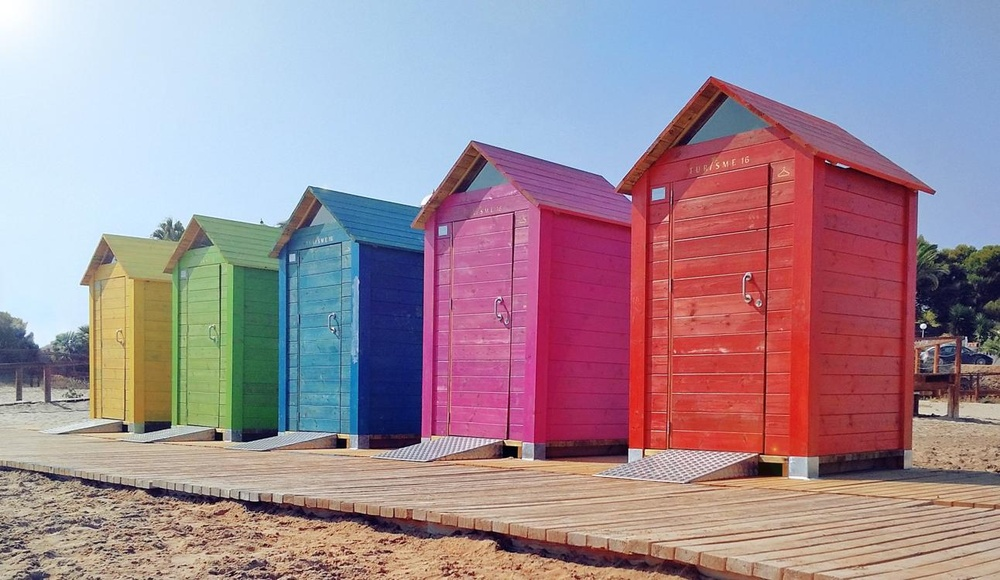
%> input picture imgs/image_01.jpg, 1000 x 580 px, shrunk from 1292 x 750 before the run
$ octave --eval "result = getGradient(imread('imgs/image_01.jpg'));"   (GNU Octave 9; MATLAB toolbox functions it lacks are replaced by stand-ins)
%> lines starting %> are read from the running program, lines starting %| are printed output that depends on the picture
function G = getGradient( img )
%get Gradient function: return the gradient of the given image
%Usage:
%   G=getgradient(img);
%Input:
%   -img: input image (colored or grayscale)
%   -mask: markup mask
%Output:
%   -G: gradient of the given image
%Author: Mahmoud Afifi - York University


if size(img,3)>1
    img=rgb2gray(img);
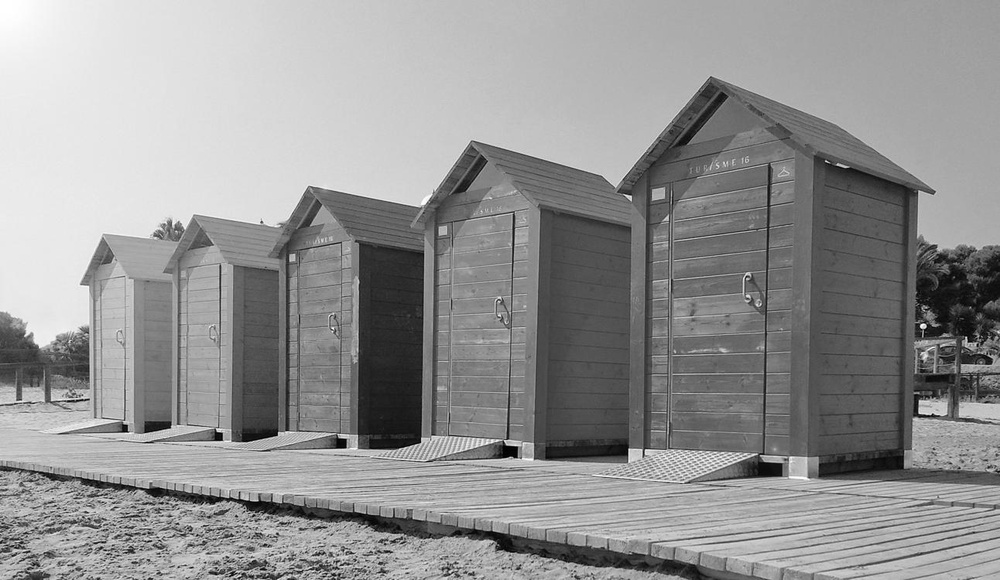
%> img: size 580x1000 uint8; min 1, max 255, mean 147.3
end
img=double(img)/255; %normalize
%> img: size 580x1000 double
%create the gradient mask for the first derivative
kernel_x=[-1 1];
kernel_y=[-1;1];
g_x=conv2(img,kernel_x, 'same');
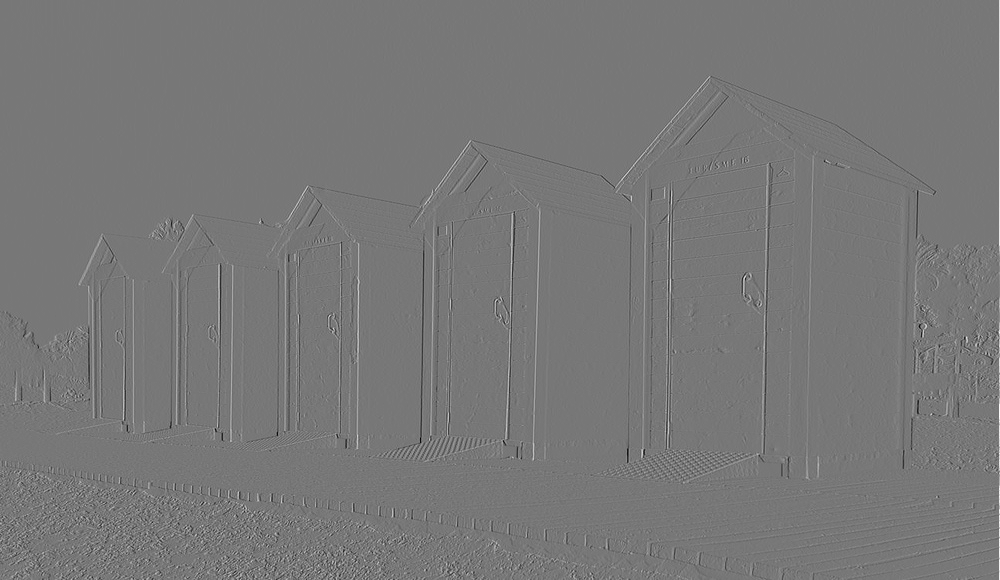
%> g_x: size 580x1000 double; min -0.706, max 0.796, mean 0.00075; drawn with min black and max white
g_y=conv2(img,kernel_y, 'same');
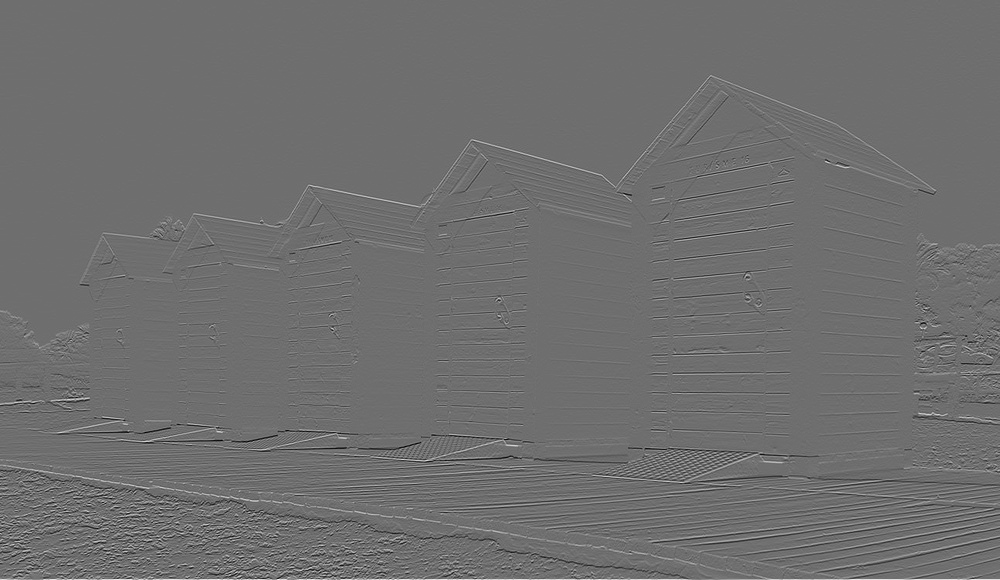
%> g_y: size 580x1000 double; min -0.71, max 0.922, mean 0.0013; drawn with min black and max white
G=abs(g_x)+abs(g_y);
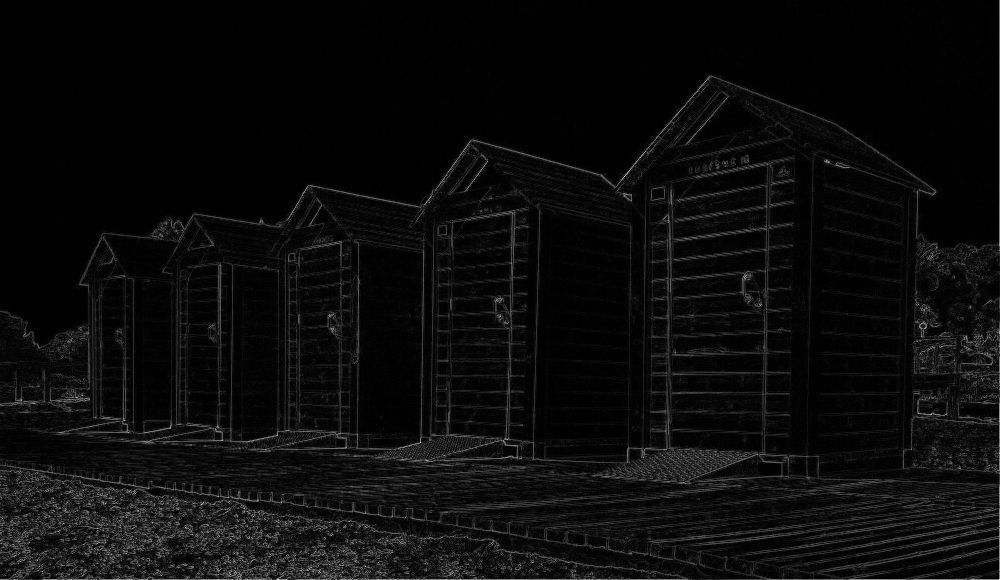
%> G: size 580x1000 double; min 0, max 1.36, mean 0.0624; drawn with min black and max white
end

$ run again, on imgs/image_02.jpg
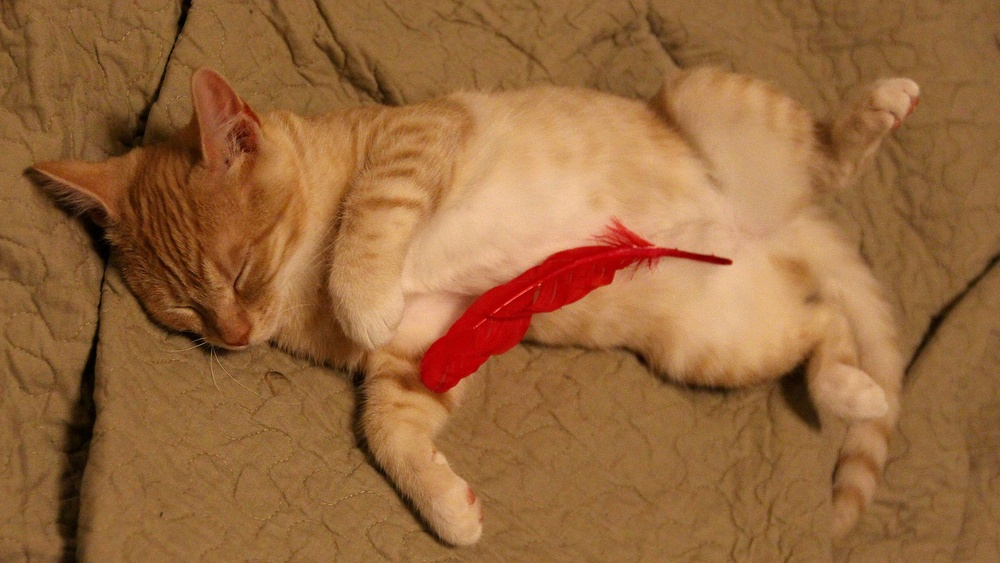
%> input picture imgs/image_02.jpg, 1000 x 563 px, shrunk from 2048 x 1153 before the run
%> in getGradient, `g_y=conv2(img,kernel_y, 'same');`:
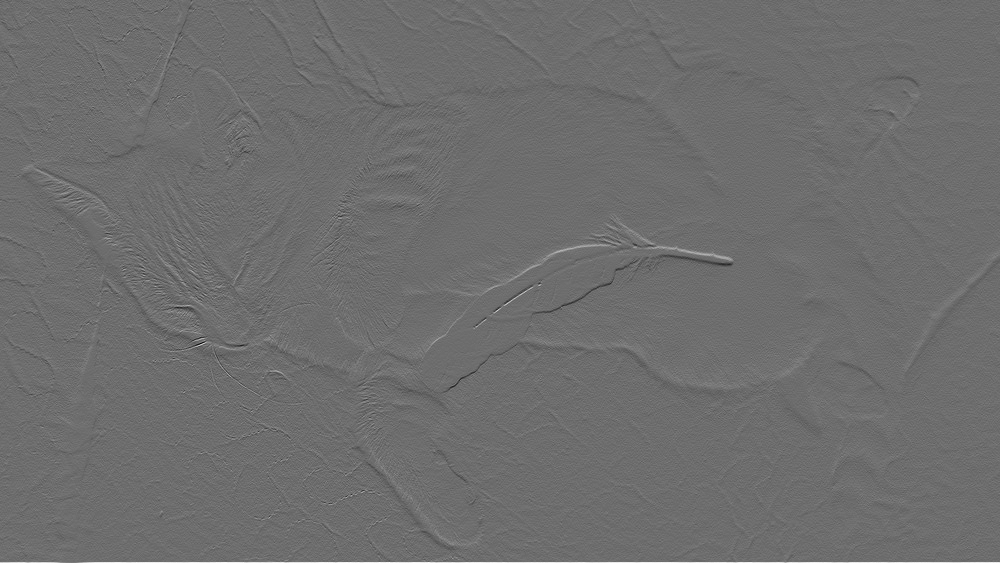
%> g_y: size 563x1000 double; min -0.392, max 0.518, mean 0.000718; drawn with min black and max white
%> in getGradient, `G=abs(g_x)+abs(g_y);`:
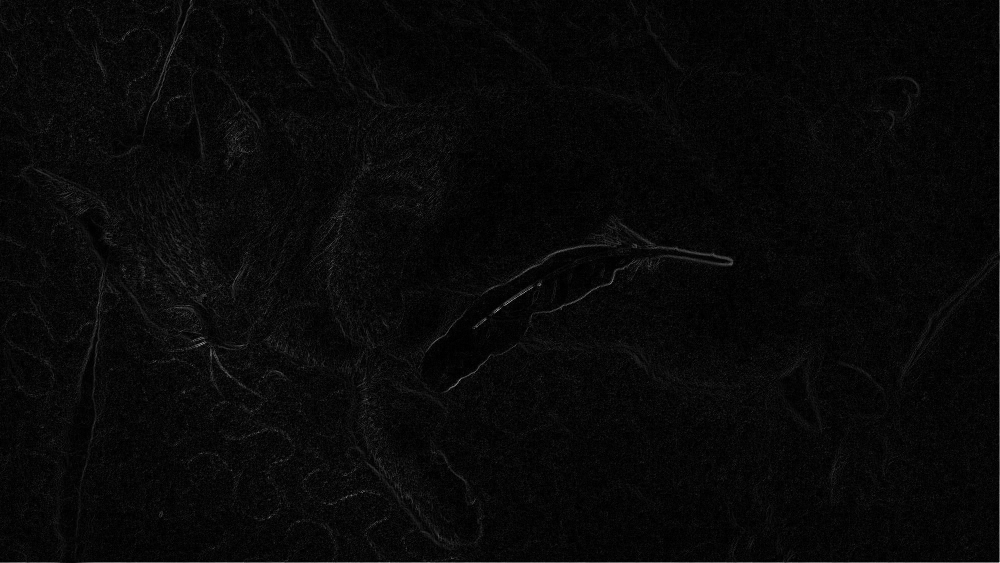
%> G: size 563x1000 double; min 0, max 0.831, mean 0.0353

$ run again, on imgs/image_03.jpg
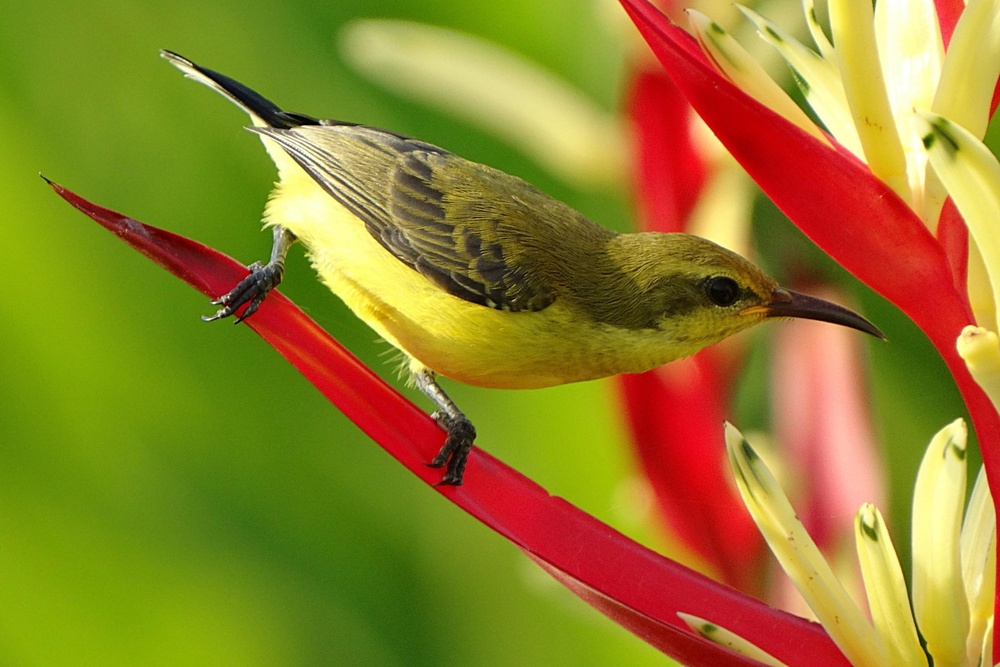
%> input picture imgs/image_03.jpg, 1000 x 667 px, shrunk from 2006 x 1338 before the run
%> in getGradient, `g_y=conv2(img,kernel_y, 'same');`:
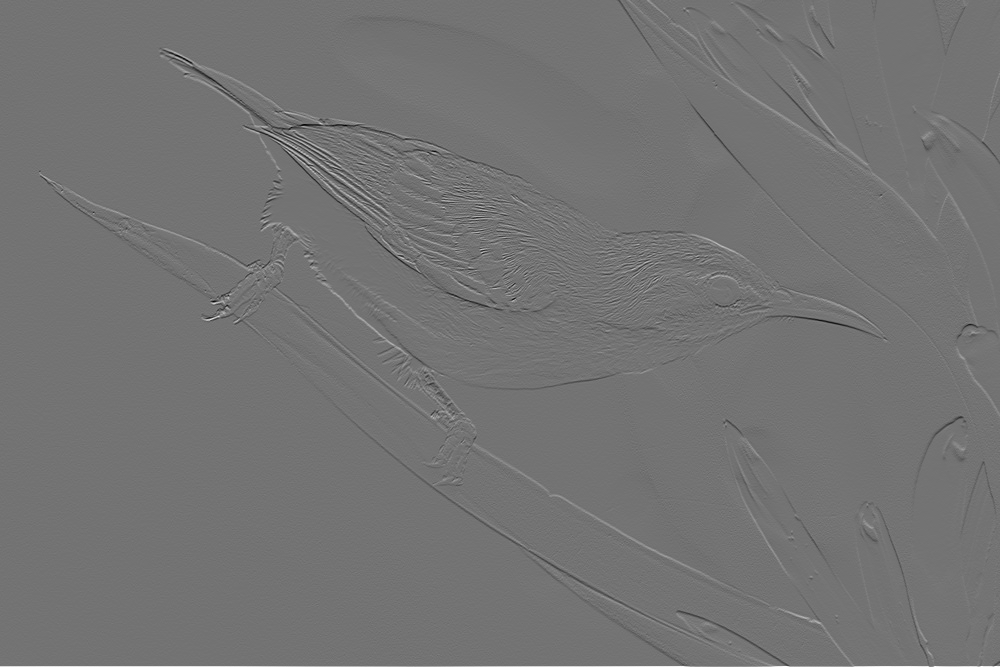
%> g_y: size 667x1000 double; min -0.592, max 0.714, mean 0.00083; drawn with min black and max white
%> in getGradient, `G=abs(g_x)+abs(g_y);`:
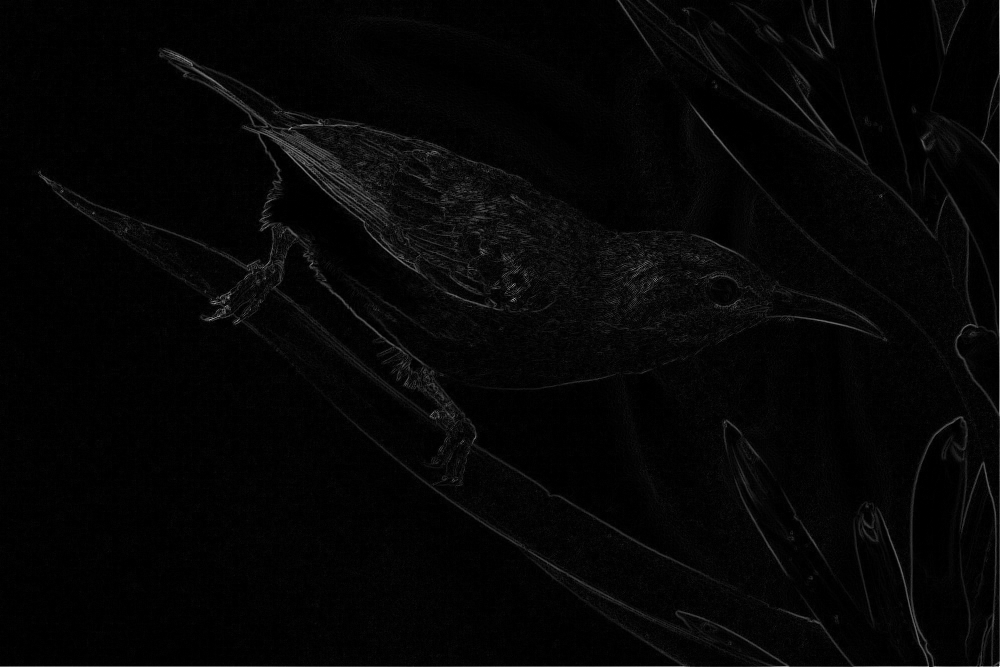
%> G: size 667x1000 double; min 0, max 1.33, mean 0.0305; drawn with min black and max white
